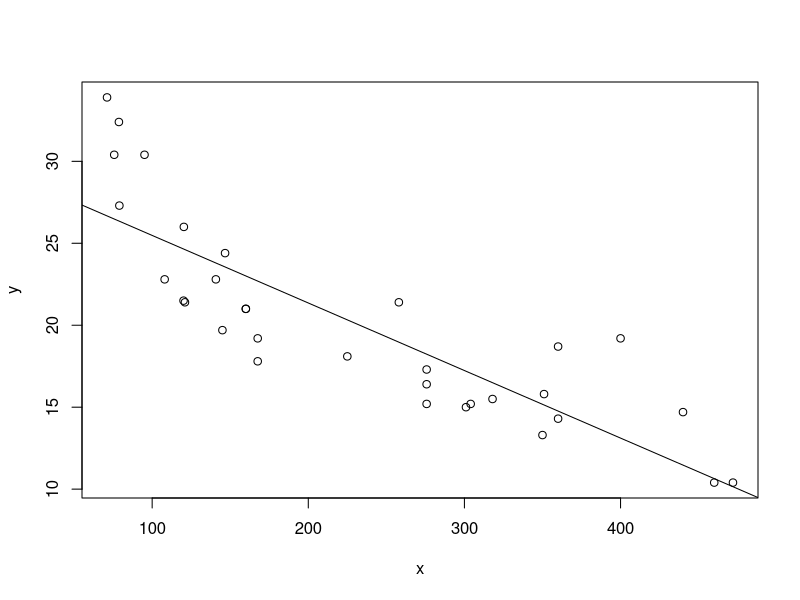

Here is the R script that generated this plot:
## ---- chunk 1
#| include: false
set.seed(2112)
## ---- chunk 2
x <- mtcars$disp
y <- mtcars$mpg

plot(y ~ x)
abline(lm(y ~ x))
## ---- chunk 3
b1 <- sum((x - mean(x)) * (y - mean(y))) / sum((x - mean(x))^2)
b0 <- mean(y) - mean(x) * b1

matrix(c(b0, b1))
## ---- chunk 4
X <- cbind(1, x)
head(X)
## ---- chunk 5
beta_hat <- solve(t(X) %*% X) %*% t(X) %*% y
beta_hat
## ---- chunk 6
n <- length(x)
data.frame(source = c("Regression", "Error", "Total"),
    df = c(2, n-2, n),
    SS = c(t(beta_hat) %*% t(X) %*% y, 
        t(y) %*% y - t(beta_hat) %*% t(X) %*% y,
        t(y) %*% y)
)
## ---- chunk 7
anova(lm(y ~ x))
colSums(anova(lm(y ~ x)))
## ---- chunk 8
n <- length(x)
data.frame(source = c("Regression", "Error", "Total"),
    df = c(1, n-1, n),
    SS = c(t(beta_hat) %*% t(X) %*% y - n * mean(y)^2, 
        t(y) %*% y - t(beta_hat) %*% t(X) %*% y,
        t(y) %*% y - n * mean(y)^2)
)
## ---- chunk 9
summary(lm(y ~ x))$r.squared
## ---- chunk 10
numerator <- t(beta_hat) %*% t(X) %*% y - n * mean(y)^2
denominator <- t(y) %*% y - n * mean(y)^2
numerator / denominator
